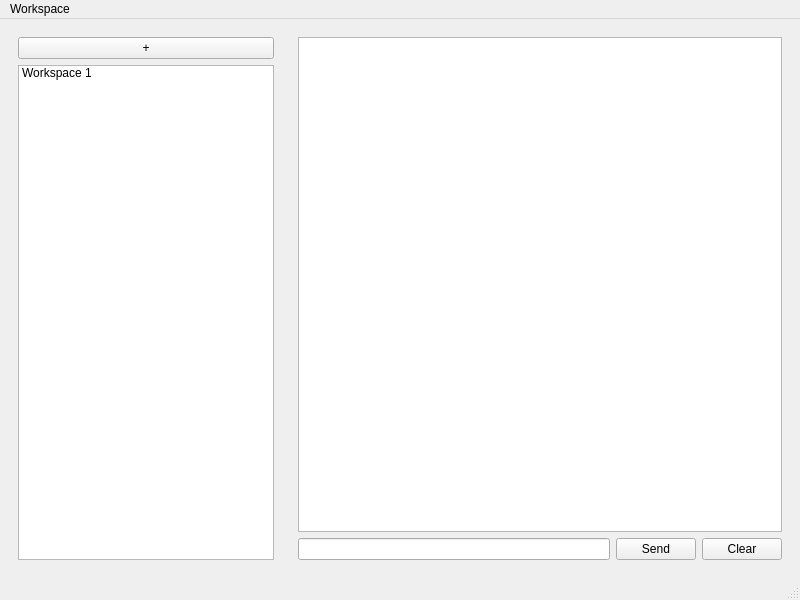
<?xml version="1.0" encoding="UTF-8"?>
<ui version="4.0">
 <class>MainWindow</class>
 <widget class="QMainWindow" name="MainWindow">
  <property name="geometry">
   <rect>
    <x>0</x>
    <y>0</y>
    <width>800</width>
    <height>600</height>
   </rect>
  </property>
  <property name="windowTitle">
   <string>AiRC-LLM</string>
  </property>
  <widget class="QWidget" name="centralwidget">
   <layout class="QHBoxLayout" name="horizontalLayout">
    <item>
     <widget class="QWidget" name="leftWidget" native="true">
      <property name="sizePolicy">
       <sizepolicy hsizetype="Fixed" vsizetype="Preferred">
        <horstretch>0</horstretch>
        <verstretch>0</verstretch>
       </sizepolicy>
      </property>
      <layout class="QVBoxLayout" name="verticalLayout_left">
       <item>
        <widget class="QPushButton" name="addWorkspaceButton">
         <property name="text">
          <string>+</string>
         </property>
        </widget>
       </item>
       <item>
        <widget class="QListWidget" name="workspacesList">
         <property name="alternatingRowColors">
          <bool>true</bool>
         </property>
         <item>
          <property name="text">
           <string>Workspace 1</string>
          </property>
         </item>
        </widget>
       </item>
      </layout>
     </widget>
    </item>
    <item>
     <widget class="QWidget" name="rightWidget" native="true">
      <layout class="QVBoxLayout" name="verticalLayout_right">
       <item>
        <widget class="QTextEdit" name="chatTextEdit">
         <property name="readOnly">
          <bool>true</bool>
         </property>
        </widget>
       </item>
       <item>
        <layout class="QHBoxLayout" name="horizontalLayout_input">
         <item>
          <widget class="QLineEdit" name="inputLineEdit"/>
         </item>
         <item>
          <widget class="QPushButton" name="sendButton">
           <property name="text">
            <string>Send</string>
           </property>
          </widget>
         </item>
         <item>
          <widget class="QPushButton" name="clearButton">
           <property name="text">
            <string>Clear</string>
           </property>
          </widget>
         </item>
        </layout>
       </item>
      </layout>
     </widget>
    </item>
   </layout>
  </widget>
  <widget class="QMenuBar" name="menubar">
   <property name="geometry">
    <rect>
     <x>0</x>
     <y>0</y>
     <width>800</width>
     <height>22</height>
    </rect>
   </property>
   <widget class="QMenu" name="menuWorkspace">
    <property name="title">
     <string>Workspace</string>
    </property>
    <addaction name="actionAdd_Workspace"/>
    <addaction name="actionRename_Workspace"/>
    <addaction name="actionDelete_Workspace"/>
   </widget>
   <addaction name="menuWorkspace"/>
  </widget>
  <widget class="QStatusBar" name="statusbar"/>
  <action name="actionAdd_Workspace">
   <property name="text">
    <string>Add Workspace</string>
   </property>
  </action>
  <action name="actionRename_Workspace">
   <property name="text">
    <string>Rename Workspace</string>
   </property>
  </action>
  <action name="actionDelete_Workspace">
   <property name="text">
    <string>Delete Workspace</string>
   </property>
  </action>
 </widget>
 <resources/>
 <connections/>
</ui>
